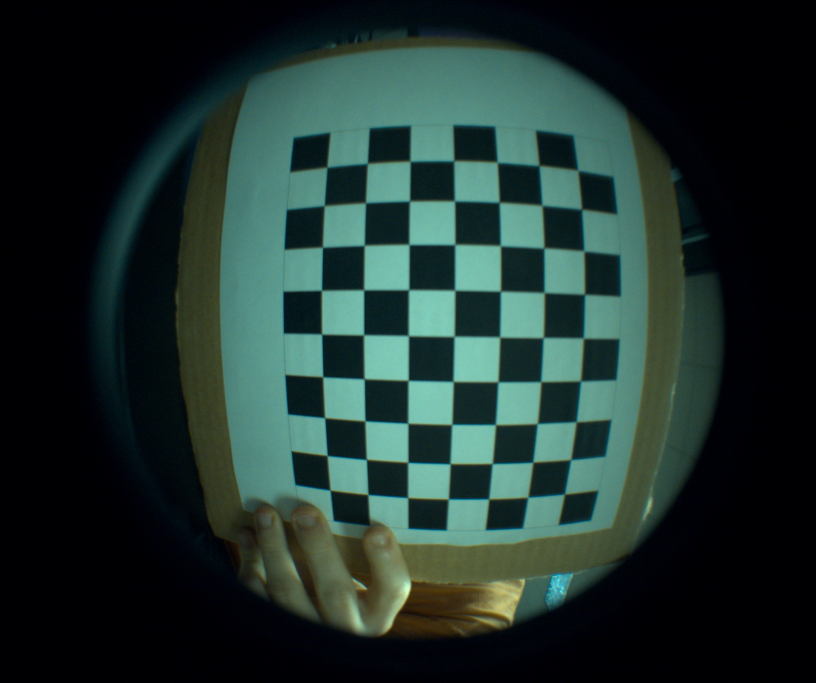
#> input picture camera_calibration/calib_imgs/left0004.jpg, 2448 x 2048 px (shown at 1/3 size)
$ python undistort.py ../calib_imgs/left0004.jpg   (older library calls are emulated)
#> lines starting #> are read from the running program, lines starting #| are printed output that depends on the picture
import sys
import numpy as np
import cv2

# camera resolution
DIM = (2448, 2048)

# camera matrix
K   = np.array([[1166.0997466247031, 0.0, 1251.2230433798386], [0.0, 1168.3935439304491, 993.4542506342376], [0.0, 0.0, 1.0]])

# distortion matrix
D   = np.array([[-0.0637447053999411], [-0.20366897141528187], [0.5539112758565363], [-0.5460778039790766]])

# undistort the passed image using the instrinsic camera parameters above
def undistort(img_path):
#> called with img_path = '../calib_imgs/left0004.jpg'
    img = cv2.imread(img_path)
#> img is the input picture: shape (2048, 2448, 3); mean B, G, R 46, 50.3, 31.7
    h,w = img.shape[:2]
#> h = 2048; w = 2448
    map1, map2 = cv2.fisheye.initUndistortRectifyMap(K, D, np.eye(3), K, DIM, cv2.CV_16SC2)
    undistorted_img = cv2.remap(img, map1, map2, interpolation=cv2.INTER_LINEAR, borderMode=cv2.BORDER_CONSTANT)
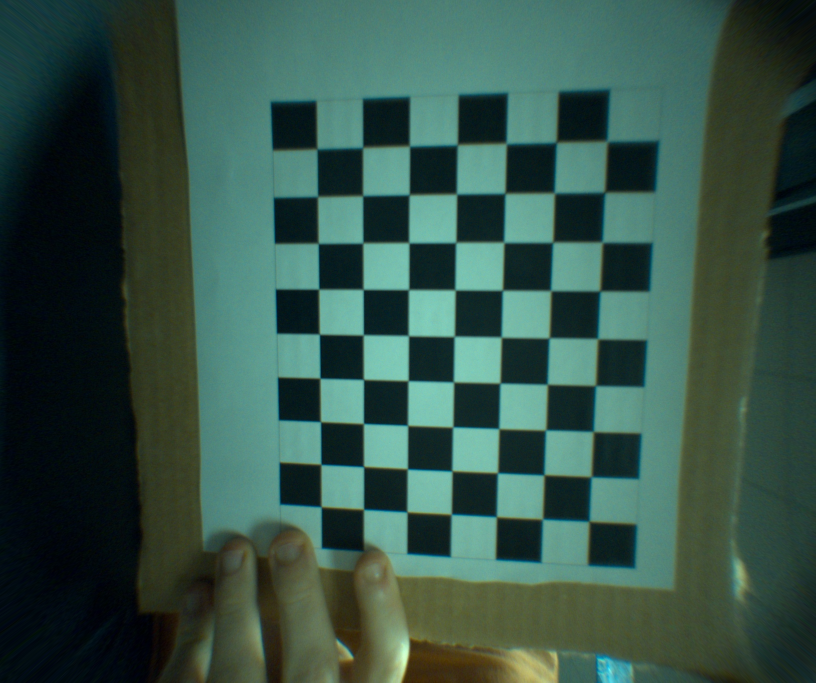
#> undistorted_img: shape (2048, 2448, 3) (shown at 1/3 size); mean B, G, R 71.9, 82.7, 53.1
    print(undistorted_img.shape)
#| (2048, 2448, 3)
    cv2.imshow("undistorted", undistorted_img)
    cv2.waitKey(0)
    cv2.destroyAllWindows()

# main
if __name__ == '__main__':
    for p in sys.argv[1:]:
        undistort(p)
